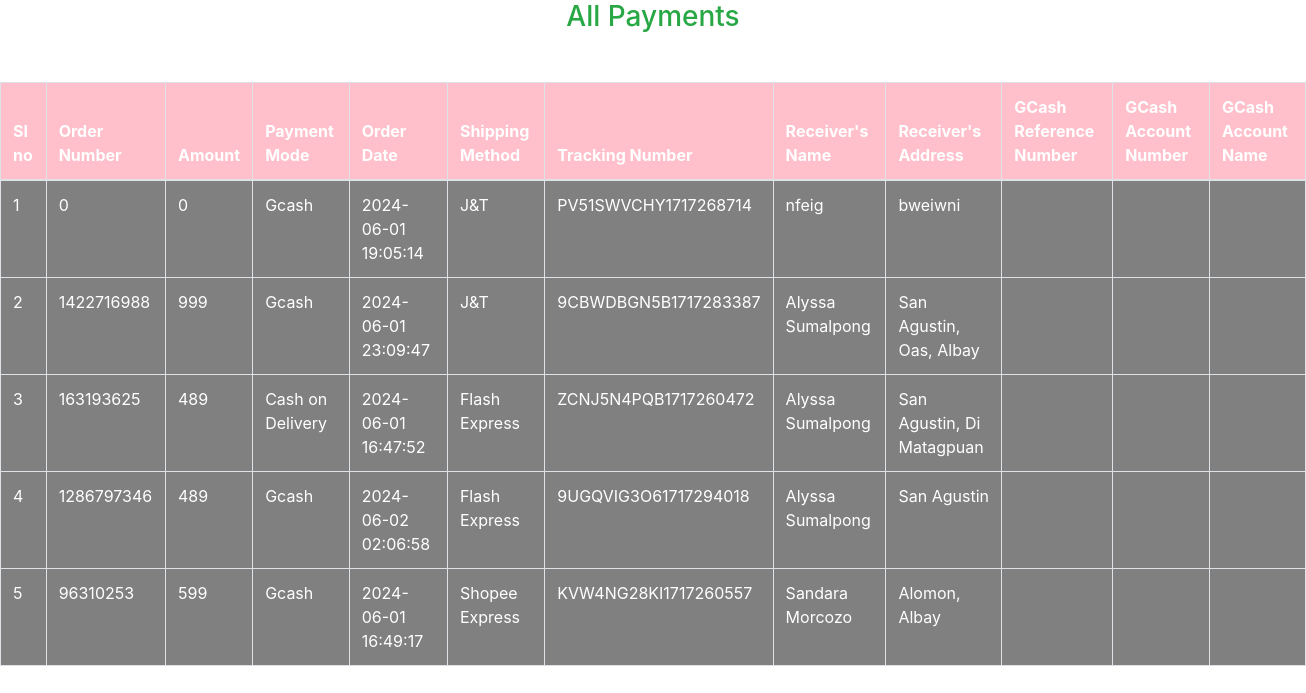
Before: /admin/admin_page/all_payments.php with the older database file.
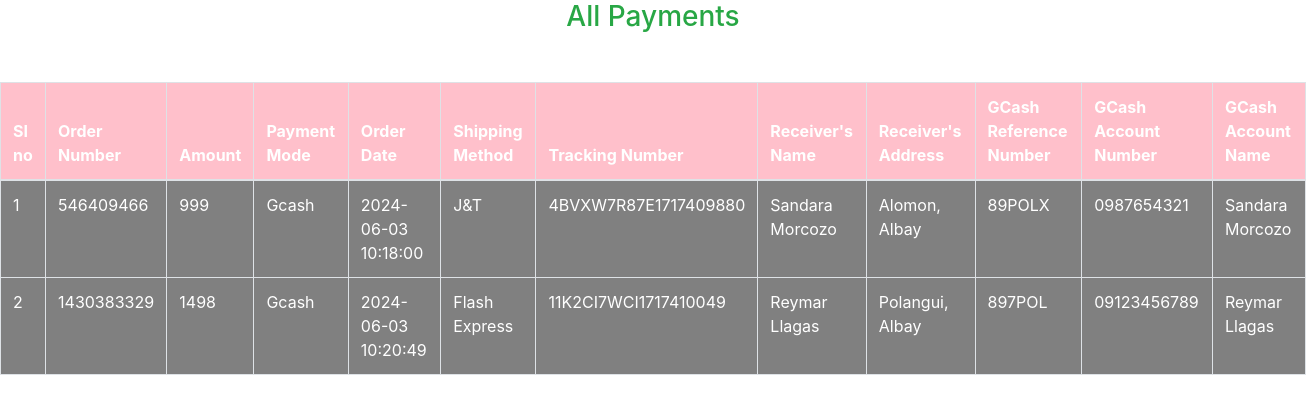
After: the same page with the newer database file.
### tables this page shows
CREATE TABLE `payment` (
  `payment_id` int(11) NOT NULL,
  `order_id` int(11) NOT NULL,
  `order_number` int(11) NOT NULL,
  `amnt` int(11) NOT NULL,
  `payment_mode` varchar(255) NOT NULL,
  `date` timestamp NOT NULL DEFAULT current_timestamp() ON UPDATE current_timestamp(),
  `shipping_mode` varchar(255) DEFAULT NULL,
  `gcash_ref_num` varchar(100) DEFAULT NULL,
  `gcash_account_name` varchar(100) DEFAULT NULL,
  `gcash_account_number` varchar(15) DEFAULT NULL,
  `gcash_amount_sent` decimal(10,2) DEFAULT NULL,
  `receiver_name` varchar(100) NOT NULL,
  `receiver_address` text NOT NULL,
  `payment_date` timestamp NOT NULL DEFAULT current_timestamp(),
  `user_id` int(11) NOT NULL
);

CREATE TABLE `shipping_methods` (
  `id` int(11) NOT NULL,
  `name` varchar(255) NOT NULL,
  `code` varchar(255) NOT NULL
);

CREATE TABLE `orders` (
  `order_id` int(11) NOT NULL,
  `user_id` int(11) NOT NULL,
  `amount_due` int(255) NOT NULL,
  `item_qty` int(255) NOT NULL,
  `order_number` int(255) NOT NULL,
  `order_date` timestamp NOT NULL DEFAULT current_timestamp() ON UPDATE current_timestamp(),
  `order_status` varchar(255) NOT NULL,
  `tracking_number` varchar(255) DEFAULT NULL,
  `receiver_name` varchar(255) DEFAULT NULL,
  `receiver_address` text DEFAULT NULL,
  `payment_method` varchar(255) DEFAULT NULL,
  `gcash_ref_num` varchar(255) DEFAULT NULL,
  `gcash_account_number` varchar(255) DEFAULT NULL,
  `shipping_mode` varchar(255) DEFAULT NULL,
  `payment_mode` varchar(255) DEFAULT NULL,
  `gcash_account_name` varchar(255) DEFAULT NULL
);

### admin/admin_page/all_payments.php (the view, shortened to what this page needs)
<!DOCTYPE html>
<html lang="en">
<head>
    <link rel="stylesheet" href="https://maxcdn.bootstrapcdn.com/bootstrap/4.5.2/css/bootstrap.min.css">
</head>
<body>
    <h3 class="text-center text-success">All Payments</h3>
    <table class="table table-bordered mt-5">
        <thead class="bg-pink">
            <tr>
                <th>SI no</th>
                <th>Order Number</th>
                <th>Amount</th>
                <th>Payment Mode</th>
                <th>Order Date</th>
                <th>Shipping Method</th>
                <th>Tracking Number</th>
                <th>Receiver's Name</th>
                <th>Receiver's Address</th>
                <th>GCash Reference Number</th>
                <th>GCash Account Number</th>
                <th>GCash Account Name</th>
            </tr>
        </thead>
        <tbody>
            <?php
            include('connect.php');
            $get_payment = "SELECT p.*, s.name AS shipping_method, o.tracking_number, o.receiver_name, o.receiver_address, o.gcash_ref_num, o.gcash_account_number, o.gcash_account_name
                            FROM payment p
                            LEFT JOIN shipping_methods s ON p.shipping_mode = s.code
                            LEFT JOIN orders o ON p.order_id = o.order_id";
            $result = mysqli_query($con, $get_payment);
            $row_count = mysqli_num_rows($result);
            if ($row_count == 0) {
                echo "<tr><td colspan='12' class='text-center text-danger'>No payment received yet</td></tr>";
            } else {
                $number = 0;
                while ($row_data = mysqli_fetch_assoc($result)) {
                    $number++;
                    echo "<tr>
                        <td>$number</td>
                        <td>{$row_data['order_number']}</td>
                        <td>{$row_data['amnt']}</td>
                        <td>{$row_data['payment_mode']}</td>
                        <td>{$row_data['date']}</td>
                        <td>{$row_data['shipping_method']}</td>
                        <td>{$row_data['tracking_number']}</td>
                        <td>{$row_data['receiver_name']}</td>
                        <td>{$row_data['receiver_address']}</td>
                        <td>{$row_data['gcash_ref_num']}</td>
                        <td>{$row_data['gcash_account_number']}</td>
                        <td>{$row_data['gcash_account_name']}</td>
                    </tr>";
                }
            }
            ?>
        </tbody>
    </table>
</body>
</html>

Changed rows visible on the page:
removed payment: order_number "0", amnt "0", payment_mode "Gcash", date "2024-06-01 19:05:14", shipping_methods.name "J&T", order.tracking_number "PV51SWVCHY1717268714", order.receiver_name "nfeig", order.receiver_address "bweiwni"
removed payment: order_number "1422716988", amnt "999", payment_mode "Gcash", date "2024-06-01 23:09:47", shipping_methods.name "J&T", order.tracking_number "9CBWDBGN5B1717283387", order.receiver_name "Alyssa Sumalpong", order.receiver_address "San Agustin, Oas, Albay"
removed payment: order_number "163193625", amnt "489", payment_mode "Cash on Delivery", date "2024-06-01 16:47:52", shipping_methods.name "Flash Express", order.tracking_number "ZCNJ5N4PQB1717260472", order.receiver_name "Alyssa Sumalpong", order.receiver_address "San Agustin, Di Matagpuan"
removed payment: order_number "1286797346", amnt "489", payment_mode "Gcash", date "2024-06-02 02:06:58", shipping_methods.name "Flash Express", order.tracking_number "9UGQVIG3O61717294018", order.receiver_name "Alyssa Sumalpong", order.receiver_address "San Agustin"
added payment: order_number "546409466", amnt "999", payment_mode "Gcash", date "2024-06-03 10:18:00", shipping_methods.name "J&T", order.tracking_number "4BVXW7R87E1717409880", order.receiver_name "Sandara Morcozo", order.receiver_address "Alomon, Albay", order.gcash_ref_num "89POLX", order.gcash_account_number "0987654321", order.gcash_account_name "Sandara Morcozo"
changed payment: order_number "96310253" → "1430383329"; amnt "599" → "1498"; date "2024-06-01 16:49:17" → "2024-06-03 10:20:49"; shipping_methods.name "Shopee Express" → "Flash Express"; order.tracking_number "KVW4NG28KI1717260557" → "11K2CI7WCI1717410049"; order.receiver_name "Sandara Morcozo" → "Reymar Llagas"; order.receiver_address "Alomon, Albay" → "Polangui, Albay"; order.gcash_ref_num (not shown) → "897POL"; order.gcash_account_number (not shown) → "09123456789"; order.gcash_account_name (not shown) → "Reymar Llagas"
